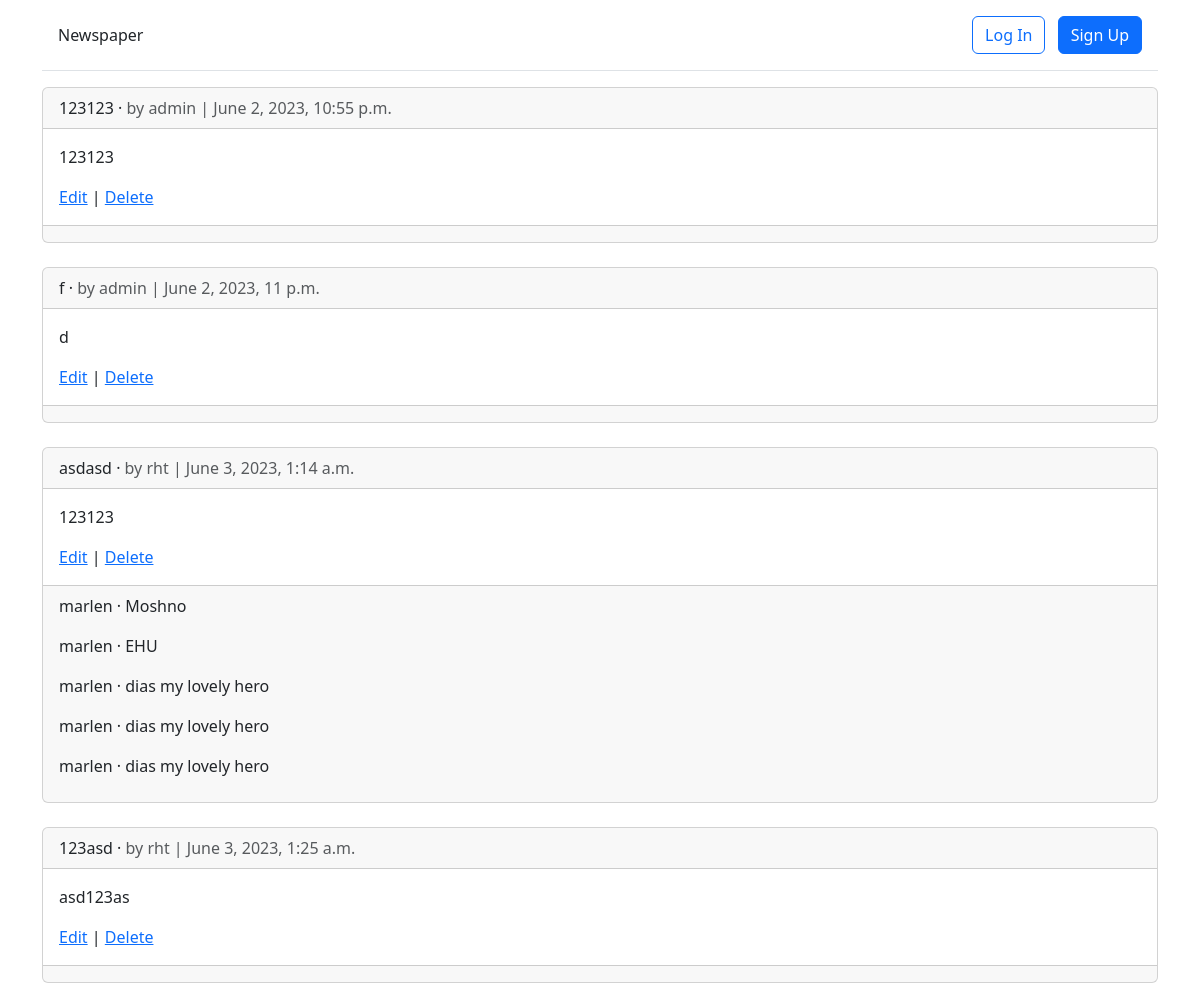
The app's page /articles/ with its own data.
### articles/models.py (models this page shows, shortened)
class Article(models.Model):
    title = models.CharField(max_length=200)
    body = models.TextField()
    date = models.DateTimeField(auto_now_add=True)
    author = models.ForeignKey(settings.AUTH_USER_MODEL, on_delete=models.CASCADE)

class Comment(models.Model):
    article = models.ForeignKey(Article, on_delete=models.CASCADE)
    comment = models.CharField(max_length=140)
    author = models.ForeignKey(settings.AUTH_USER_MODEL, on_delete=models.CASCADE)
    def __str__(self):
        return self.comment

### accounts/models.py (models this page shows)
class CustomUser(AbstractUser):
    age = models.PositiveIntegerField(null=True, blank=True)

### articles/views.py (the view)
# urls.py: path('', ArticleListView.as_view(), name='article_list'),
class ArticleListView(ListView):
    model = Article
    template_name = 'article_list.html'

### templates/article_list.html (shortened to what this page needs)
{% extends 'base.html' %}
{% block content %}
    {% for article in article_list %}
        <div class="card">
            <div class="card-header">
                <span class="font-weight-bold">{{ article.title }}</span> &middot;
                <span class="text-muted">by {{ article.author }} | {{ article.date }}</span>
            </div>
            <div class="card-body">
                <p>{{ article.body }}</p>
                <a href="{% url 'article_edit' article.pk %}">Edit</a> |
                <a href="{% url 'article_delete' article.pk %}">Delete</a>
            </div>
            <div class="card-footer ">
                {% for comment in article.comment_set.all %}
                <p>
                    <span class="font-weight-bold">
                        {{ comment.author }} &middot;
                    </span>
                    {{comment}}
                </p>
                {% endfor%}
            </div>
        </div>
        <br />
    {% endfor %}
{% endblock content%}

### templates/base.html (shortened to what this page needs)
<!DOCTYPE html>
<html lang="en">
<head>
    <link href="https://cdn.jsdelivr.net/npm/bootstrap@5.3.0/dist/css/bootstrap.min.css" rel="stylesheet">
    {% load crispy_forms_tags %}
</head>
<body>
    <div class="container">
        <header class="p-3 mb-3 border-bottom">
            <div class="d-flex flex-wrap align-items-center justify-content-center
                justify-content-lg-start">
                <a class="navbar-brand" href="{% url 'home' %}">Newspaper</a>
                {% if user.is_authenticated %}
                    <li><a href="{% url 'article_new' %}" class="nav-link px-2 link-dark">+ New</a></li>
                </ul>
                <div class="dropdown text-end">
                    <a href="#" class="d-block link-dark text-decoration-none dropdown-toggle" id="dropdownUser1"
                    data-bs-toggle="dropdown" aria-expanded="false">
                    {{ user.username }}
                    </a>
                <ul class="dropdown-menu text-small" aria-labelledby="dropdownUser1">
                    <li><a class="dropdown-item" href="{% url 'password_change' %}">
                        Change password</a></li>
                    <li><a class="dropdown-item" href="{% url 'logout' %}">Log Out</a></li>
                    </ul>
                </div>
              {% else %}
              <div class="text-end">
                    <a href="{% url 'login' %}" class="btn btn-outline-primary me-2">
                    Log In</a>
                    <a href="{% url 'signup' %}" class="btn btn-primary">Sign Up</a>
                </div>
              {% endif %}
            </div>
        </header>
        <main>
            {% block content %}
            {% endblock content %}
        </main>
    </div>
</body>
</html>

### records on screen
Article: title "123123", author "admin", date "June 2, 2023, 10:55 p.m.", body "123123"
Article: title "f", author "admin", date "June 2, 2023, 11 p.m.", body "d"
Article: title "asdasd", author "rht", date "June 3, 2023, 1:14 a.m.", body "123123"
Comment: author "marlen", comment "Moshno"
Comment: author "marlen", comment "EHU"
Comment: author "marlen", comment "dias my lovely hero"
Comment: author "marlen", comment "dias my lovely hero"
Comment: author "marlen", comment "dias my lovely hero"
Article: title "123asd", author "rht", date "June 3, 2023, 1:25 a.m.", body "asd123as"
